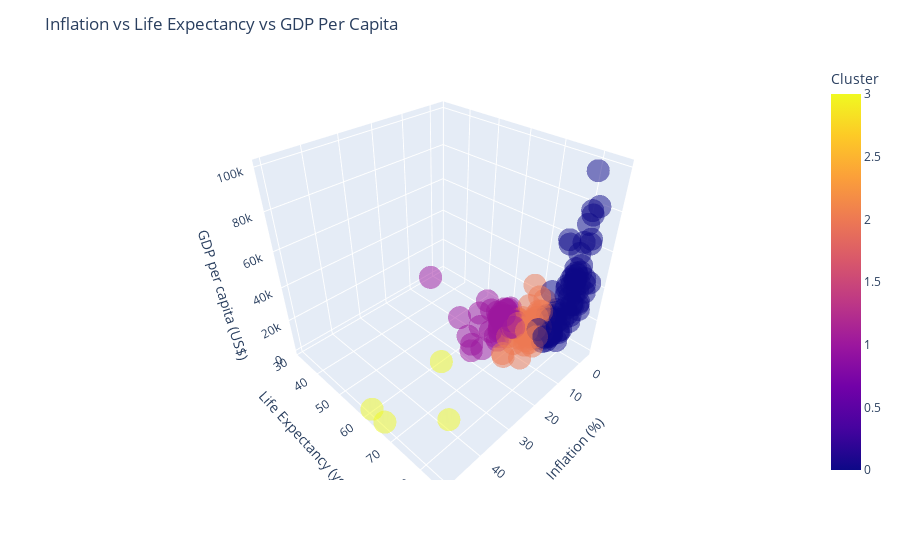

Write notebook code for a chart like this one.
### Code cell
import plotly.express as px

fig = px.scatter_3d(
    knn_df, x='Inflation', y='Life_expectancy', z='GDP_per_capita', color='Cluster', hover_name='country', 
    opacity=0.5
)

fig.update_layout(
    title='Inflation vs Life Expectancy vs GDP Per Capita',
    scene=dict(
        xaxis_title="Inflation (%)",
        yaxis_title="Life Expectancy (years)",
        zaxis_title="GDP per capita (US$)"
    )
)

fig.show()

### Figure 1 — Plotly figure (JSON) as saved in the notebook; plotly's stock layout.template omitted (floating-point values rounded to 4 significant figures; data arrays with more than 128 entries replaced by an {"elided": "..."} marker saying what was removed)
{"data": [{"hovertemplate": "<b>%{hovertext}</b><br><br>Inflation=%{x}<br>Life_expectancy=%{y}<br>GDP_per_capita=%{z}<br>Cluster=%{marker.color}<extra></extra>", "hovertext": {"elided": "228 str values"}, "legendgroup": "", "marker": {"color": {"elided": "228 int values"}, "coloraxis": "coloraxis", "opacity": 0.5, "symbol": "circle"}, "mode": "markers", "name": "", "scene": "scene", "showlegend": false, "type": "scatter3d", "x": {"elided": "228 float values"}, "y": {"elided": "228 float values"}, "z": {"elided": "228 float values"}}], "layout": {"coloraxis": {"colorbar": {"title": {"text": "Cluster"}}, "colorscale": [[0, "#0d0887"], [0.1111, "#46039f"], [0.2222, "#7201a8"], [0.3333, "#9c179e"], [0.4444, "#bd3786"], [0.5556, "#d8576b"], [0.6667, "#ed7953"], [0.7778, "#fb9f3a"], [0.8889, "#fdca26"], [1, "#f0f921"]]}, "legend": {"tracegroupgap": 0}, "margin": {"t": 60}, "scene": {"domain": {"x": [0, 1], "y": [0, 1]}, "xaxis": {"title": {"text": "Inflation (%)"}}, "yaxis": {"title": {"text": "Life Expectancy (years)"}}, "zaxis": {"title": {"text": "GDP per capita (US$)"}}}, "title": {"text": "Inflation vs Life Expectancy vs GDP Per Capita"}}}
